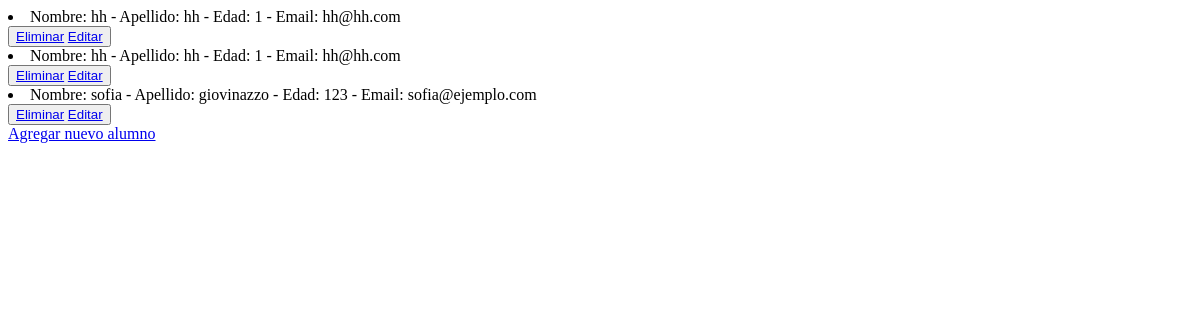
The app's page /AppFullSailing/leerAlumnos, older data.
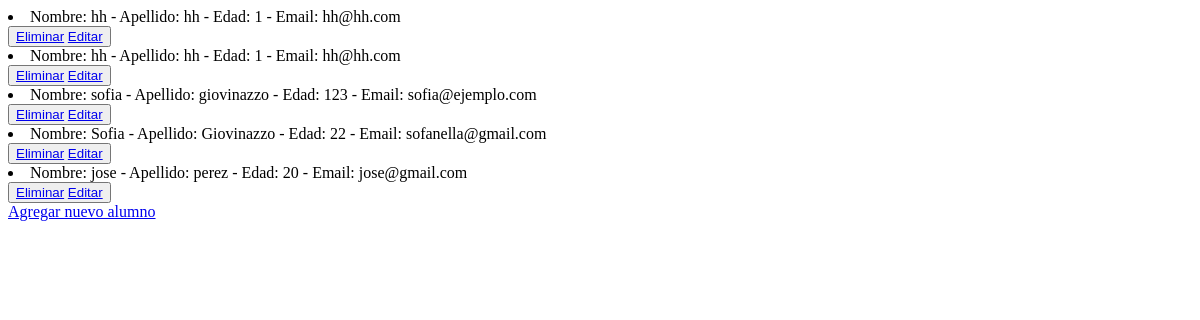
The same page, newer data.
### AppFullSailing/models.py (models this page shows)
class Alumno(models.Model):
    nombre = models.CharField(max_length=30)
    apellido = models.CharField(max_length=30)
    edad = models.IntegerField()
    email = models.EmailField()
    def __str__(self):
        return f"Nombre: {self.nombre} - Apellido: {self.apellido} - Edad: {self.edad} - Email: {self.email}"

### AppFullSailing/views.py (the view)
# urls.py: path('leerAlumnos', views.leerAlumnos, name = 'LeerAlumnos'),
def leerAlumnos(request):
    alumnos = Alumno.objects.all()
    contexto = {'alumnos':alumnos}
    return render(request, 'leerAlumnos.html', contexto)

### AppFullSailing/Templates/leerAlumnos.html (shortened to what this page needs)
<!DOCTYPE html>
<html lang="en">
<head>
</head>
<body>
    {% for p in alumnos %}
        <li>{{p}}</li>
        <button>
            <a href="{% url 'EliminarAlumno' p.nombre %}">Eliminar</a>
            <a href="{% url 'EditarAlumno' p.nombre %}">Editar</a>
        </button>
    {% endfor %}
    <br>
    <a href="Alumnos"> Agregar nuevo alumno</a>
</body>
</html>

Row changes from the older to the newer data that the page shows:
added Alumno: nombre+apellido+edad "Nombre: Sofia - Apellido: Giovinazzo - Edad: 22 - Email: sofanella@gmail.com"
added Alumno: nombre+apellido+edad "Nombre: jose - Apellido: perez - Edad: 20 - Email: jose@gmail.com"
